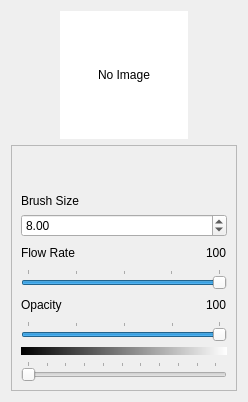
<?xml version="1.0" encoding="UTF-8"?>
<ui version="4.0">
 <class>InputDrawingNodeWidget</class>
 <widget class="QWidget" name="InputDrawingNodeWidget">
  <property name="geometry">
   <rect>
    <x>0</x>
    <y>0</y>
    <width>248</width>
    <height>402</height>
   </rect>
  </property>
  <property name="windowTitle">
   <string>Form</string>
  </property>
  <layout class="QVBoxLayout" name="verticalLayout">
   <item>
    <layout class="QHBoxLayout" name="horizontalLayout">
     <item>
      <spacer name="horizontalSpacer">
       <property name="orientation">
        <enum>Qt::Horizontal</enum>
       </property>
       <property name="sizeHint" stdset="0">
        <size>
         <width>40</width>
         <height>20</height>
        </size>
       </property>
      </spacer>
     </item>
     <item>
      <widget class="QLabel" name="drawing_surface">
       <property name="sizePolicy">
        <sizepolicy hsizetype="Fixed" vsizetype="Fixed">
         <horstretch>0</horstretch>
         <verstretch>0</verstretch>
        </sizepolicy>
       </property>
       <property name="minimumSize">
        <size>
         <width>128</width>
         <height>128</height>
        </size>
       </property>
       <property name="autoFillBackground">
        <bool>false</bool>
       </property>
       <property name="styleSheet">
        <string notr="true">background-color: white; color: black;</string>
       </property>
       <property name="text">
        <string>No Image</string>
       </property>
       <property name="alignment">
        <set>Qt::AlignCenter</set>
       </property>
      </widget>
     </item>
     <item>
      <spacer name="horizontalSpacer_2">
       <property name="orientation">
        <enum>Qt::Horizontal</enum>
       </property>
       <property name="sizeHint" stdset="0">
        <size>
         <width>40</width>
         <height>20</height>
        </size>
       </property>
      </spacer>
     </item>
    </layout>
   </item>
   <item>
    <widget class="QScrollArea" name="scrollArea">
     <property name="widgetResizable">
      <bool>true</bool>
     </property>
     <widget class="QWidget" name="scrollAreaWidgetContents">
      <property name="geometry">
       <rect>
        <x>0</x>
        <y>0</y>
        <width>224</width>
        <height>246</height>
       </rect>
      </property>
      <layout class="QVBoxLayout" name="verticalLayout_2">
       <item>
        <spacer name="verticalSpacer">
         <property name="orientation">
          <enum>Qt::Vertical</enum>
         </property>
         <property name="sizeHint" stdset="0">
          <size>
           <width>20</width>
           <height>40</height>
          </size>
         </property>
        </spacer>
       </item>
       <item>
        <widget class="QLabel" name="label_2">
         <property name="text">
          <string>Brush Size</string>
         </property>
        </widget>
       </item>
       <item>
        <widget class="QDoubleSpinBox" name="brush_size">
         <property name="maximum">
          <double>9999.000000000000000</double>
         </property>
         <property name="value">
          <double>8.000000000000000</double>
         </property>
        </widget>
       </item>
       <item>
        <layout class="QHBoxLayout" name="horizontalLayout_2">
         <item>
          <widget class="QLabel" name="label">
           <property name="text">
            <string>Flow Rate</string>
           </property>
          </widget>
         </item>
         <item>
          <spacer name="horizontalSpacer_3">
           <property name="orientation">
            <enum>Qt::Horizontal</enum>
           </property>
           <property name="sizeHint" stdset="0">
            <size>
             <width>40</width>
             <height>20</height>
            </size>
           </property>
          </spacer>
         </item>
         <item>
          <widget class="QLabel" name="flow_rate_label">
           <property name="text">
            <string>100</string>
           </property>
          </widget>
         </item>
        </layout>
       </item>
       <item>
        <widget class="QSlider" name="flow_rate">
         <property name="maximum">
          <number>100</number>
         </property>
         <property name="value">
          <number>100</number>
         </property>
         <property name="orientation">
          <enum>Qt::Horizontal</enum>
         </property>
         <property name="tickPosition">
          <enum>QSlider::TicksAbove</enum>
         </property>
         <property name="tickInterval">
          <number>25</number>
         </property>
        </widget>
       </item>
       <item>
        <layout class="QHBoxLayout" name="horizontalLayout_3">
         <item>
          <widget class="QLabel" name="label_3">
           <property name="text">
            <string>Opacity</string>
           </property>
          </widget>
         </item>
         <item>
          <spacer name="horizontalSpacer_4">
           <property name="orientation">
            <enum>Qt::Horizontal</enum>
           </property>
           <property name="sizeHint" stdset="0">
            <size>
             <width>40</width>
             <height>20</height>
            </size>
           </property>
          </spacer>
         </item>
         <item>
          <widget class="QLabel" name="opacity_label">
           <property name="text">
            <string>100</string>
           </property>
          </widget>
         </item>
        </layout>
       </item>
       <item>
        <widget class="QSlider" name="opacity">
         <property name="maximum">
          <number>255</number>
         </property>
         <property name="value">
          <number>255</number>
         </property>
         <property name="orientation">
          <enum>Qt::Horizontal</enum>
         </property>
         <property name="tickPosition">
          <enum>QSlider::TicksAbove</enum>
         </property>
         <property name="tickInterval">
          <number>64</number>
         </property>
        </widget>
       </item>
       <item>
        <widget class="QWidget" name="widget" native="true">
         <property name="minimumSize">
          <size>
           <width>0</width>
           <height>8</height>
          </size>
         </property>
         <property name="styleSheet">
          <string notr="true">background: qlineargradient(x1: 0, y1: 0, x2: 1, y2: 0, stop: 0 rgb(0, 0, 0), stop: 1 rgb(255, 255, 255));</string>
         </property>
        </widget>
       </item>
       <item>
        <widget class="QSlider" name="color_strength">
         <property name="maximum">
          <number>255</number>
         </property>
         <property name="orientation">
          <enum>Qt::Horizontal</enum>
         </property>
         <property name="tickPosition">
          <enum>QSlider::TicksAbove</enum>
         </property>
         <property name="tickInterval">
          <number>25</number>
         </property>
        </widget>
       </item>
      </layout>
     </widget>
    </widget>
   </item>
  </layout>
 </widget>
 <resources/>
 <connections/>
</ui>
